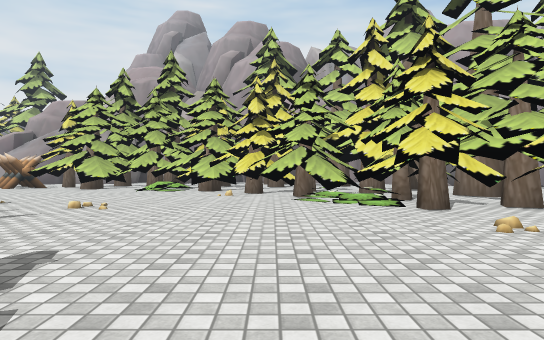
[1] (above)

24 first-person views from a walk through a scene from a Unity 3-D project. The camera is 1.2 m above the floor, looks level and sees 75° across. The floor is counted in squares, 2 m on a side. Each view is taken from the middle of a square. On the plan, view 1 faces up. The plan holds only what a view shows up to about 10 squares ahead; the rest is blank. The place goes on beyond the plan. Some surface patterns are stand-ins.

[2]
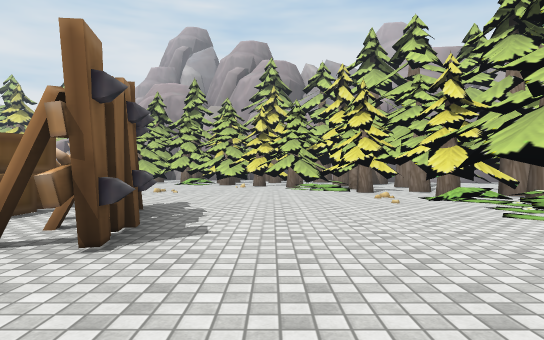

[3]
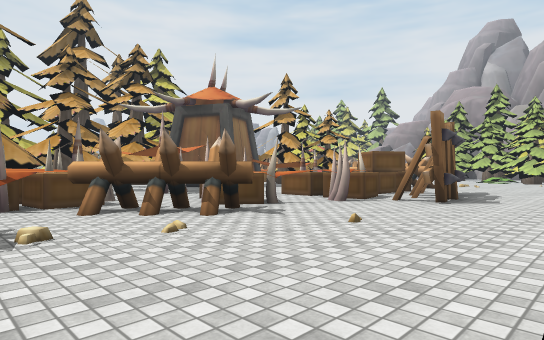

[4]
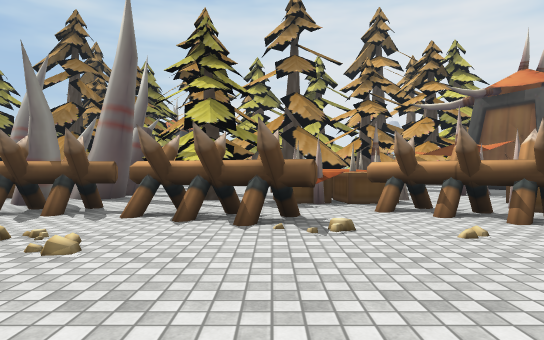

[5]
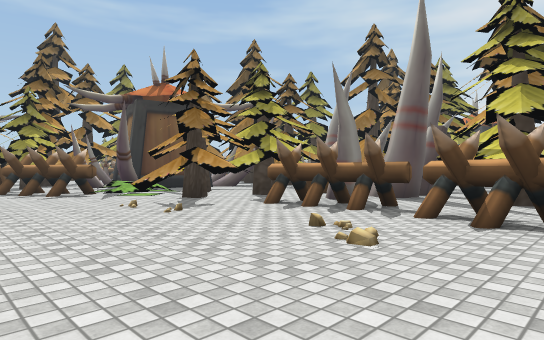

[6]
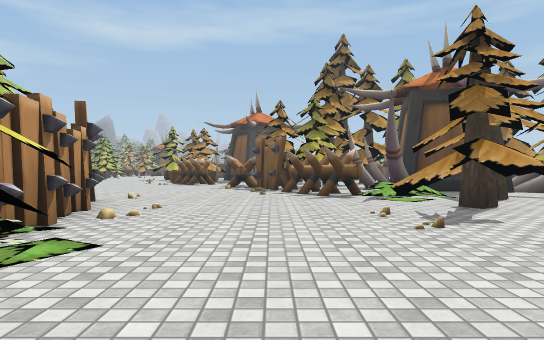

[7]
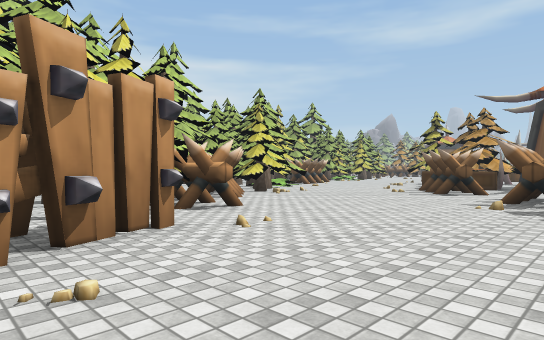

[8]
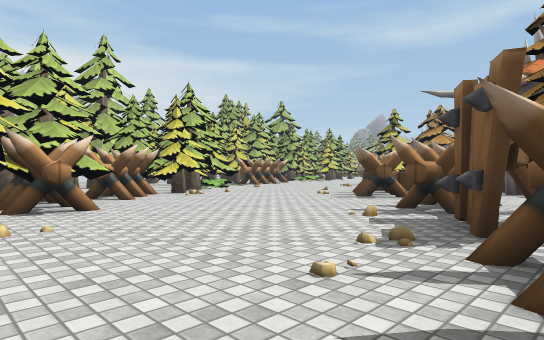

[9]
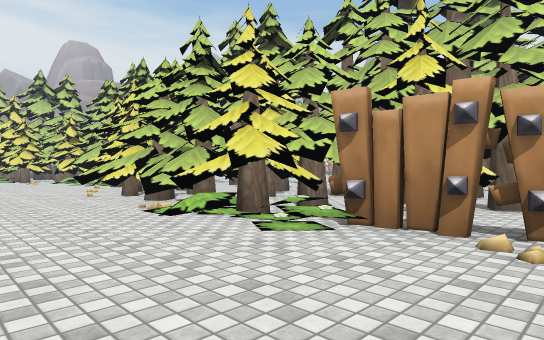

[10]
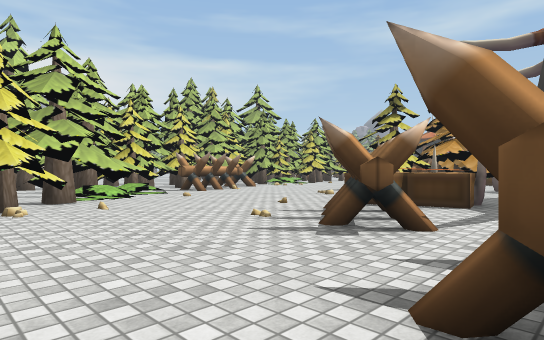

[11]
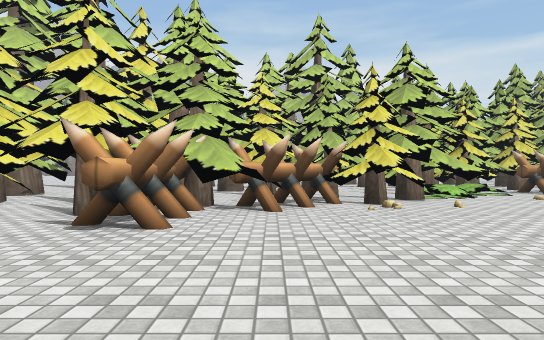

[12]
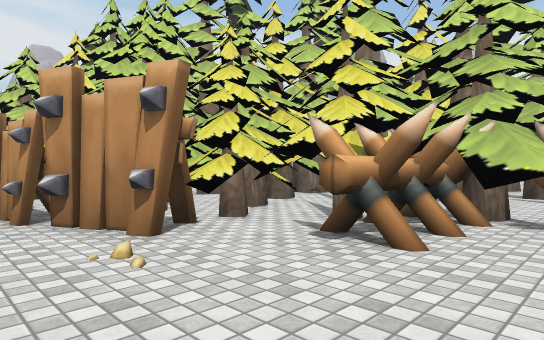

[13]
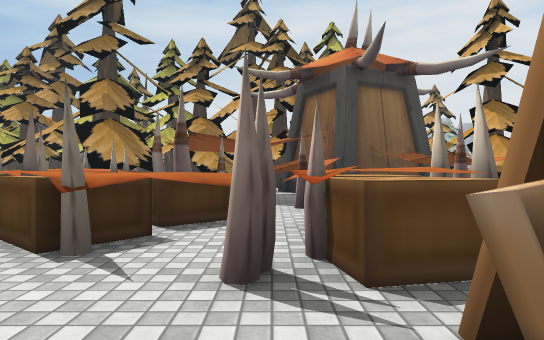

[14]
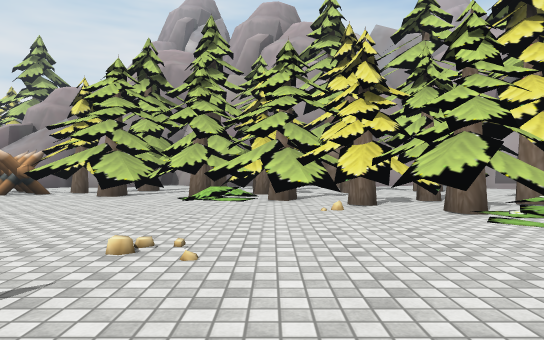

[15]
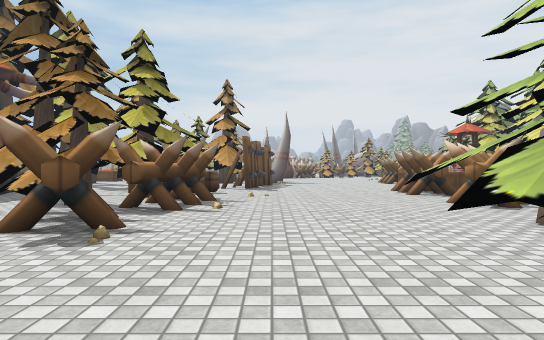

[16]
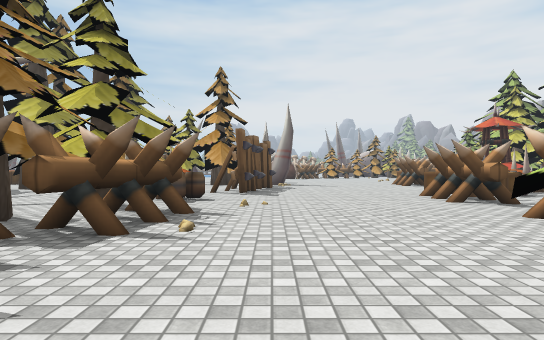

[17]
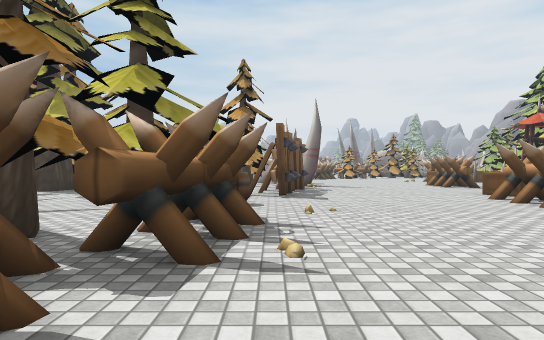

[18]
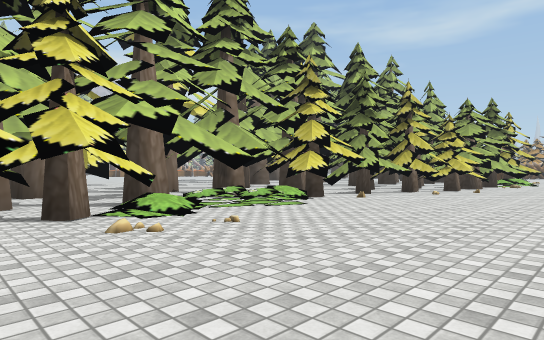

[19]
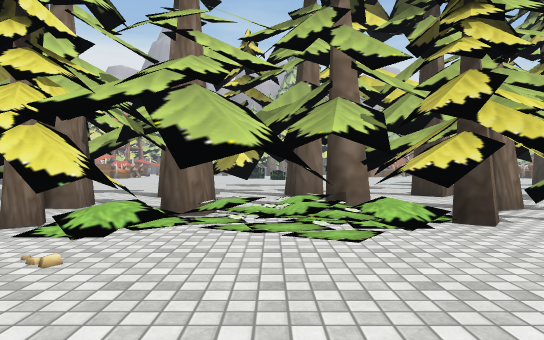

[20]
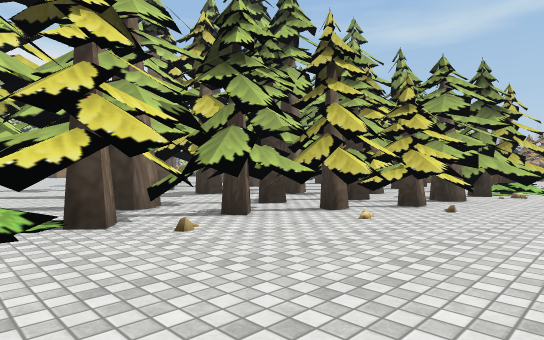

[21]
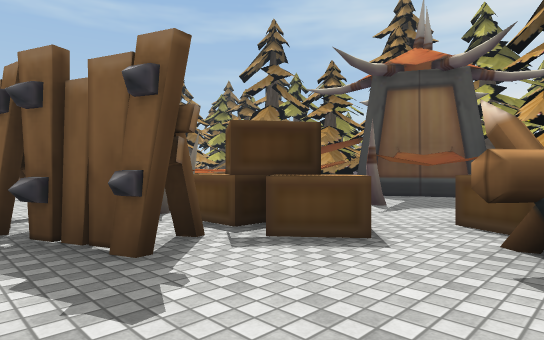

[22]
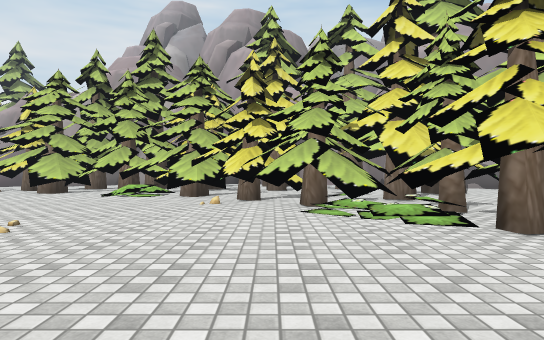

[23]
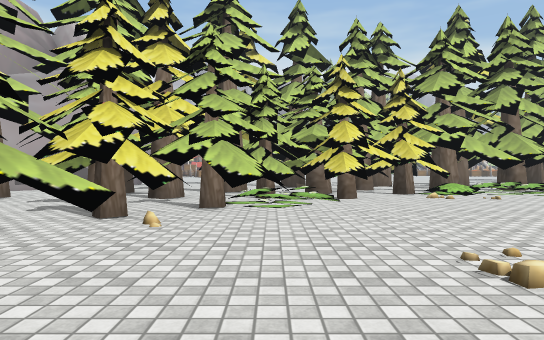

[24]
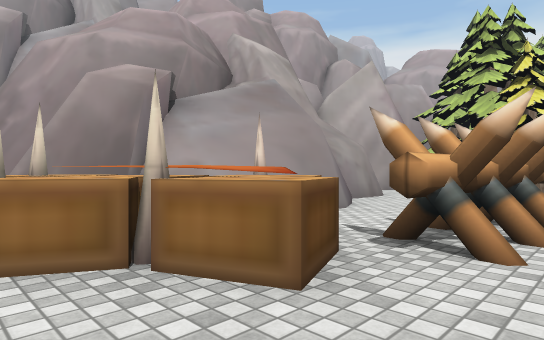

### Floor plan
Key: @ floor where view 1 was taken; # wall or solid block; x gap in a wall; . main floor; : floor 0.75 m higher than the main floor; / step, stairs or slope; = window, fence, low wall or low ledge; ^ raised ledge; T thing the floor can be seen under or through.
Columns run from 15 left of view 1 to 13 right of it. Each row starts with its distance up from view 1.
 16  ###
 15  ^^##
 14 ^^^#
 13 .^^^  #          ##.
 12 ...##^####     # ...
 11 ........#####T . ..#.
 10 ........#^^##T TT T..
  9 .............TTTTTTT.
  8 #..............TTT T#
  7 ###............^: TT
  6   ##=.#####...../T T
  5     #######......#T  # ...
  4        #^ ^^...... # #.#..
  3        ^  ^##......# ###
  2       # ...^#...../#   ##
  1       ###. #.#..../#   #
  0       #    ..#.@../# ###
 -1       #^ .^x^#.....# T ..
 -2        ^^.^^#.....## #.##
 -3        ##^^^......## ###
 -4         # ^^......#    #
 -5      #^^ ###^....^#    #
 -6      ^^^^^^#.....##    #
 -7      ^ ^^^^.....^##
 -8           ..^....#
 -9          ####....#
-10            #.....#   #
-11            #.....##  #
-12            #.....##  #
-13            #......#  #  ##
-14            ##.....#  ### .
-15            ##/....##    ^.
-16              /.....##   #
-17              ##....####   ###
-18             ###......##
-19               ^.......#
-20               ##......##
-21                ##.....###
-22                 #.....^##
-23                 #.^..../ #
-24                 ..##...//##
-25                 ...^......#
-26                 #.^^.....##

Positions as (right, up) in squares from view 1, and headings:
1: (0, 0), facing up
2: (0, -4), facing up
3: (1, -8), facing up-left
4: (1, -8), facing left
5: (1, -8), facing down-left
6: (0, -9), facing down
7: (0, -14), facing down-right
8: (-1, -16), facing down-right
9: (-1, -14), facing up-right
10: (1, -20), facing down-right
11: (1, -19), facing right
12: (2, -19), facing up-right
13: (-1, -2), facing left
14: (-2, 3), facing up
15: (-2, 8), facing left
16: (-4, 8), facing left
17: (-5, 7), facing left
18: (-1, 5), facing down-right
19: (0, 1), facing right
20: (0, 0), facing down-right
21: (-1, 4), facing down-left
22: (0, 2), facing up
23: (-5, 7), facing right
24: (-15, 11), facing up-right
